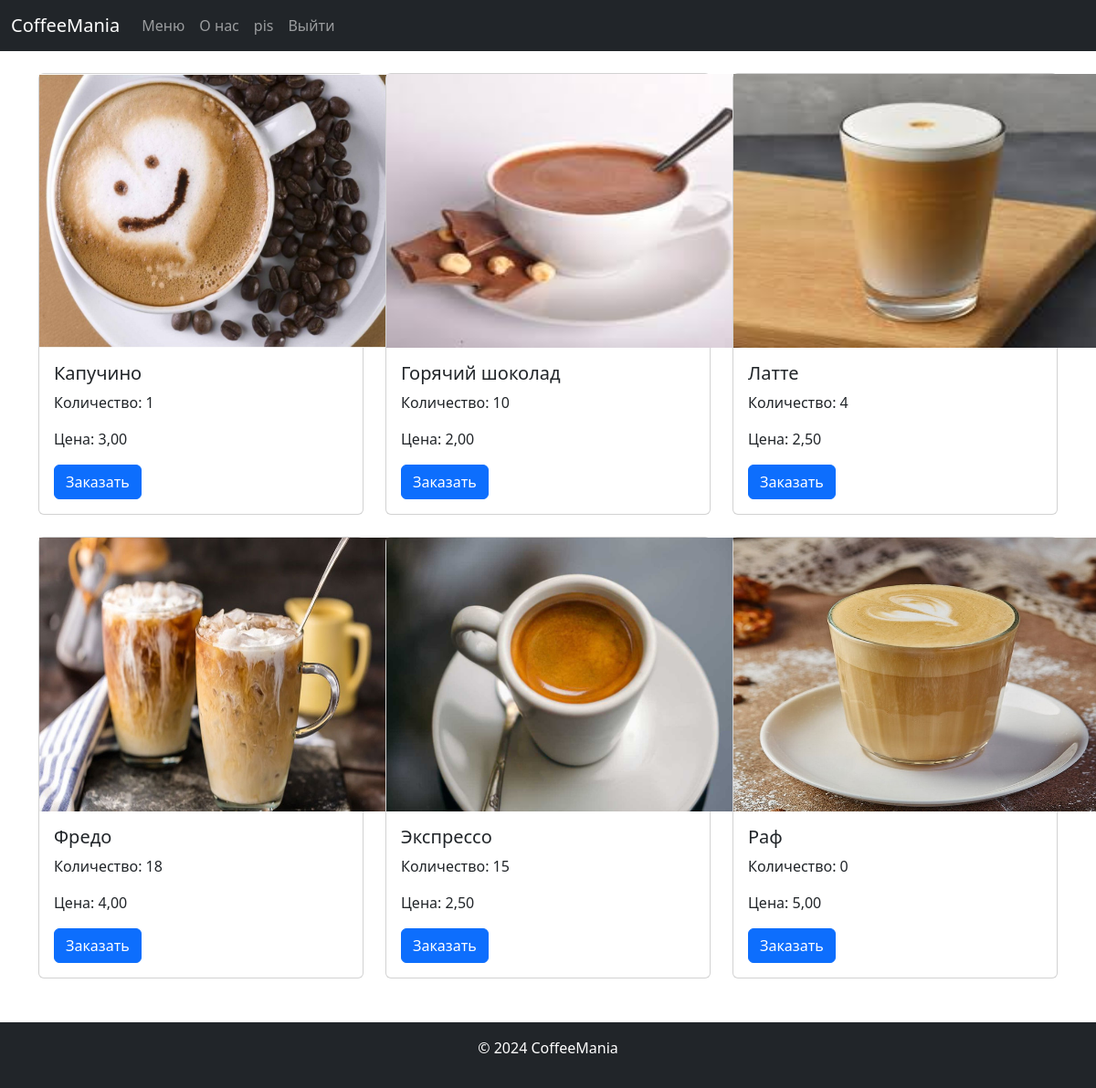
The app's page /menu/ (signed in) with its own data.
### coffee/models.py (models this page shows, shortened)
class Drink(models.Model):
    name = models.CharField(max_length=100)
    price = models.DecimalField(max_digits=5, decimal_places=2)
    available_portions = models.PositiveIntegerField(default=0)
    ingredients = models.ManyToManyField(Ingredient, related_name='drinks')
    photo = models.ImageField(upload_to='images/%Y/%m/%d/', default=True, verbose_name='Фото')

### coffee/views.py (the view)
# urls.py: path('menu/', views.menu, name="menu"),
def menu(request):
    posts = Drink.objects.all()
    return render(request, 'pages/menu.html', {'posts': posts, 'title': "Меню"})

### coffee/templates/pages/menu.html (shortened to what this page needs)
{% extends 'pages/base.html' %}
{% load static %}
{% block content %}
<div class="row">
    {% for p in posts %}
        <div class="col-md-4 mb-4">
            <div class="card h-100">
                {% if p.photo %}
                    <img src="{{ p.photo.url }}" alt="Post Image" style="width:415px; height:300px;">
                {% endif %}
                <div class="card-body">
                    <h5 class="card-title">{{ p.name }}</h5>
                    <p class="card-text">Количество: {{ p.available_portions }}</p>
                    <p class="card-text">Цена: {{ p.price }}</p>
                    <button class="btn btn-primary" data-bs-toggle="modal" data-bs-target="#orderModal{{ p.id }}">Заказать</button>
                </div>
            </div>
        </div>
    {% endfor %}
</div>
{% endblock content %}

### coffee/templates/pages/base.html (shortened to what this page needs)
<!DOCTYPE html>
<html lang="en">
<head>
    <link href="https://cdn.jsdelivr.net/npm/bootstrap@5.3.3/dist/css/bootstrap.min.css" rel="stylesheet">
</head>
<body>
    <nav class="navbar navbar-expand-lg navbar-dark bg-dark">
        <div class="container-fluid">
            <a class="navbar-brand" href="{% url 'main' %}">CoffeeMania</a>
            <div class="collapse navbar-collapse" id="navbarNav">
                <ul class="navbar-nav">
                    <li class="nav-item">
                        <a class="nav-link" href="{% url 'menu' %}">Меню</a>
                    </li>
                    <li class="nav-item">
                        <a class="nav-link" href="{% url 'about' %}">О нас</a>
                    </li>
                    {% if user.is_authenticated %}
                        <li class="nav-item">
                            <a class="nav-link" href="{% url 'profile' %}">{{ user.username }}</a>
                        </li>
                        <li class="nav-item">
                            <a class="nav-link" href="{% url 'logout' %}">Выйти</a>
                        </li>
                    {% endif %}
                </ul>
            </div>
        </div>
    </nav>
    <main class="container mt-4">
        {% block content %}{% endblock %}
    </main>
    <footer class="bg-dark text-white text-center py-3 mt-4">
        <p>&copy; 2024 CoffeeMania</p>
    </footer>
</body>
</html>

### records on screen
Drink: photo (picture), name "Капучино", available_portions "1", price "3,00"
Drink: photo (picture), name "Горячий шоколад", available_portions "10", price "2,00"
Drink: photo (picture), name "Латте", available_portions "4", price "2,50"
Drink: photo (picture), name "Фредо", available_portions "18", price "4,00"
Drink: photo (picture), name "Экспрессо", available_portions "15", price "2,50"
Drink: photo (picture), name "Раф", available_portions "0", price "5,00"

### other values on screen
{{ user.username }} "pis"
